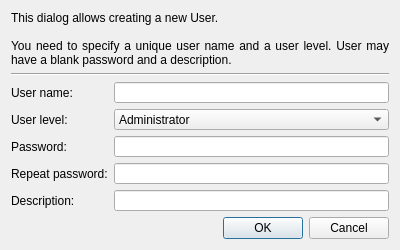
<?xml version="1.0" encoding="UTF-8"?>
<ui version="4.0">
 <class>AddEditUserDialog</class>
 <widget class="QDialog" name="AddEditUserDialog">
  <property name="windowModality">
   <enum>Qt::ApplicationModal</enum>
  </property>
  <property name="geometry">
   <rect>
    <x>0</x>
    <y>0</y>
    <width>400</width>
    <height>250</height>
   </rect>
  </property>
  <property name="windowTitle">
   <string>Add/Edit User</string>
  </property>
  <layout class="QVBoxLayout" name="verticalLayout">
   <item>
    <widget class="QLabel" name="label_helpText">
     <property name="text">
      <string>This dialog allows creating a new User.

You need to specify a unique user name and a user level. User may have a blank password and a description.</string>
     </property>
     <property name="alignment">
      <set>Qt::AlignJustify|Qt::AlignVCenter</set>
     </property>
     <property name="wordWrap">
      <bool>true</bool>
     </property>
    </widget>
   </item>
   <item>
    <widget class="Line" name="line">
     <property name="orientation">
      <enum>Qt::Horizontal</enum>
     </property>
    </widget>
   </item>
   <item>
    <layout class="QFormLayout" name="formLayout_2">
     <item row="3" column="0">
      <widget class="QLabel" name="label_passwordRepeat">
       <property name="text">
        <string>Repeat password:</string>
       </property>
      </widget>
     </item>
     <item row="3" column="1">
      <widget class="QLineEdit" name="lineEdit_repeatPassword">
       <property name="echoMode">
        <enum>QLineEdit::Password</enum>
       </property>
      </widget>
     </item>
     <item row="0" column="0">
      <widget class="QLabel" name="label">
       <property name="text">
        <string>User name:</string>
       </property>
      </widget>
     </item>
     <item row="0" column="1">
      <widget class="QLineEdit" name="lineEdit_name"/>
     </item>
     <item row="1" column="0">
      <widget class="QLabel" name="label_5">
       <property name="text">
        <string>User level:</string>
       </property>
      </widget>
     </item>
     <item row="1" column="1">
      <widget class="QComboBox" name="comboBox_userLevel">
       <item>
        <property name="text">
         <string>Administrator</string>
        </property>
       </item>
       <item>
        <property name="text">
         <string>User</string>
        </property>
       </item>
      </widget>
     </item>
     <item row="2" column="0">
      <widget class="QLabel" name="label_password">
       <property name="text">
        <string>Password:</string>
       </property>
      </widget>
     </item>
     <item row="2" column="1">
      <widget class="QLineEdit" name="lineEdit_password">
       <property name="echoMode">
        <enum>QLineEdit::Password</enum>
       </property>
      </widget>
     </item>
     <item row="4" column="0">
      <widget class="QLabel" name="label_4">
       <property name="text">
        <string>Description:</string>
       </property>
      </widget>
     </item>
     <item row="4" column="1">
      <widget class="QLineEdit" name="lineEdit_description"/>
     </item>
    </layout>
   </item>
   <item>
    <widget class="QDialogButtonBox" name="buttonBox">
     <property name="orientation">
      <enum>Qt::Horizontal</enum>
     </property>
     <property name="standardButtons">
      <set>QDialogButtonBox::Cancel|QDialogButtonBox::Ok</set>
     </property>
    </widget>
   </item>
  </layout>
 </widget>
 <resources/>
 <connections/>
</ui>
